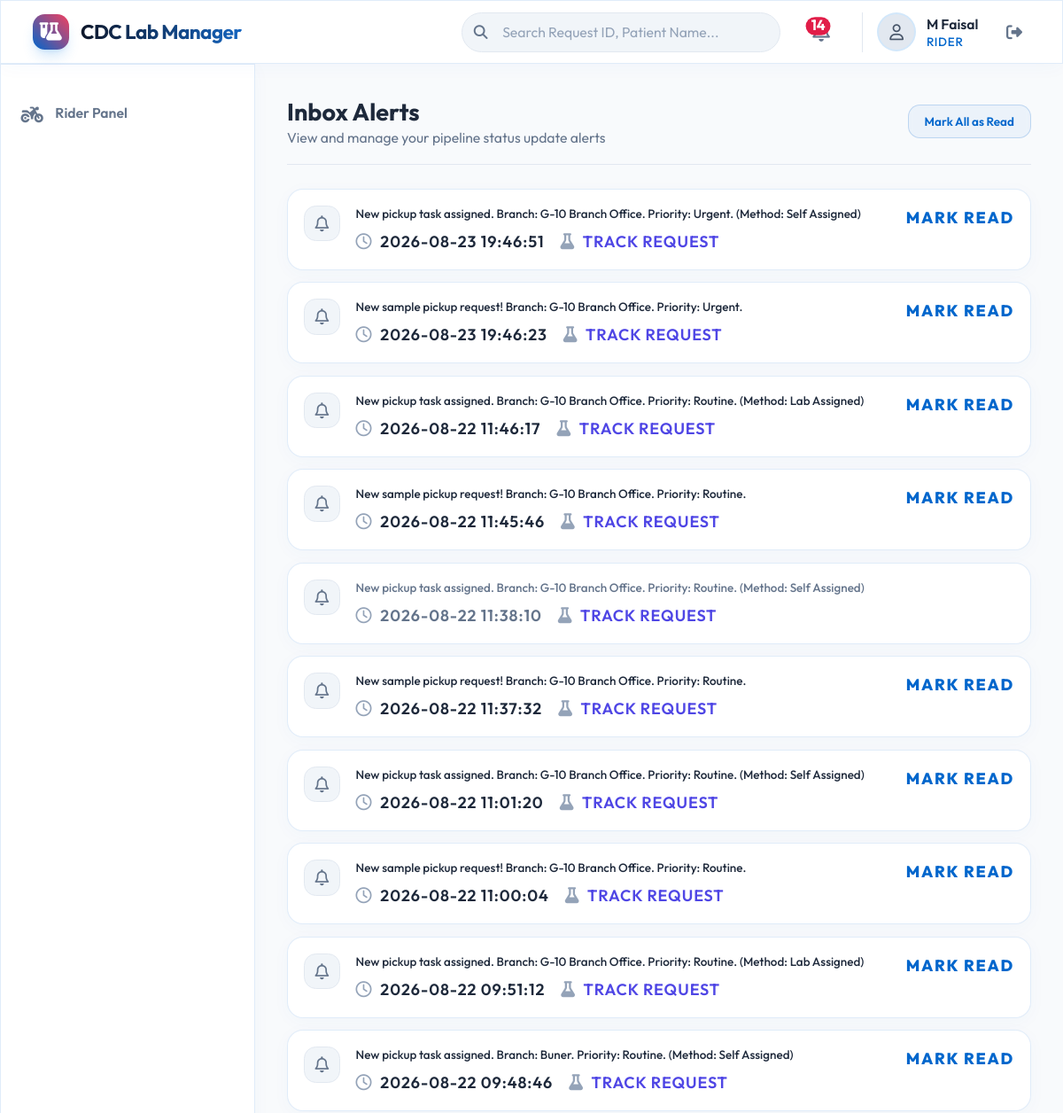
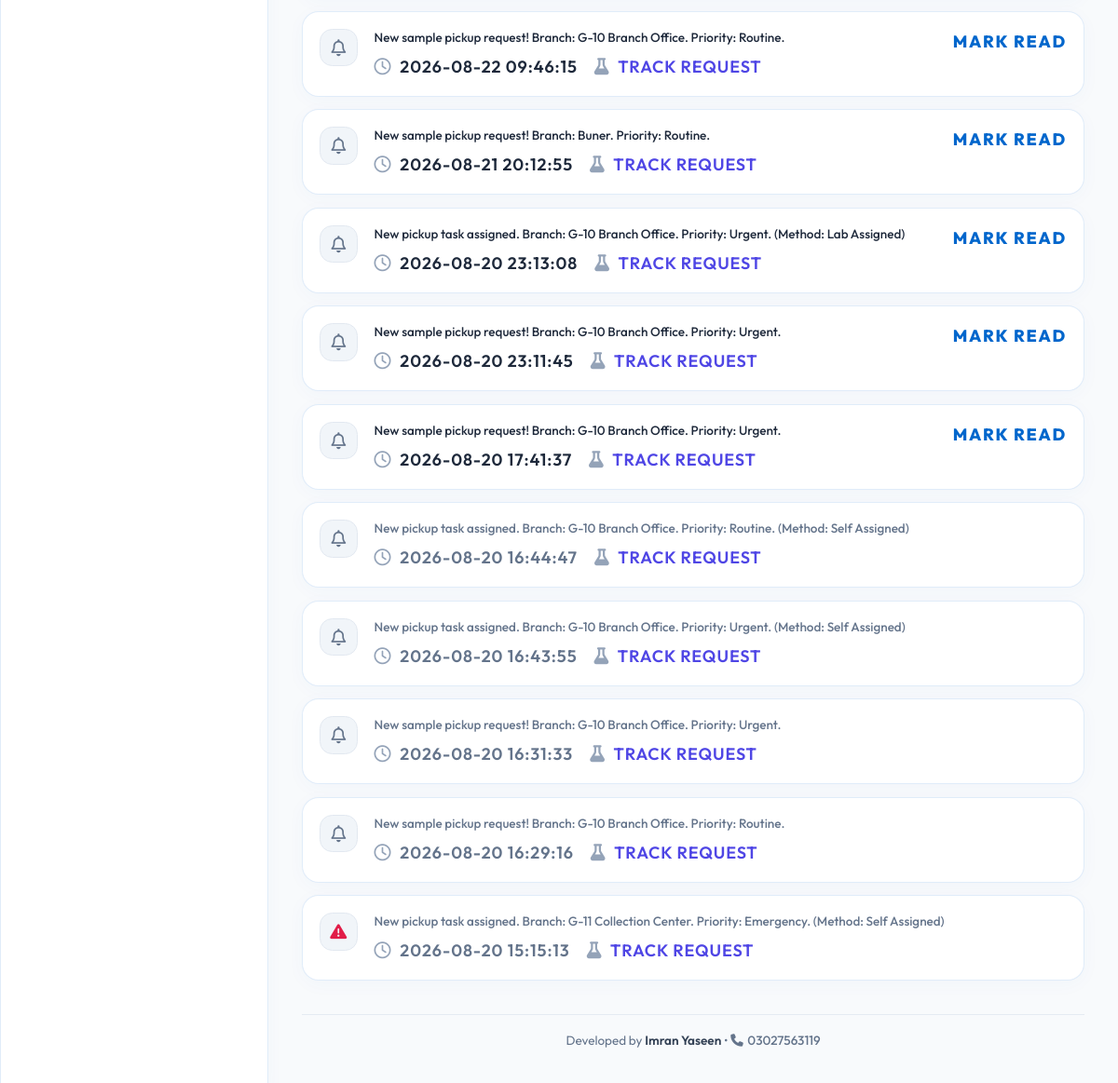
Page /notifications (signed in) on the committed database (2 pictures, top to bottom).
### app/models.py (models this page shows, shortened)
class User(UserMixin, db.Model):
    __tablename__ = 'users'
    id = db.Column(db.Integer, primary_key=True)
    employee_id = db.Column(db.String(50), unique=True, nullable=False)
    name = db.Column(db.String(100), nullable=False)
    username = db.Column(db.String(50), unique=True, nullable=False)
    password_hash = db.Column(db.String(255), nullable=False)
    phone = db.Column(db.String(20), nullable=True)
    email = db.Column(db.String(100), nullable=True)
    role = db.Column(db.String(50), nullable=False)  # ADMIN, MANAGER, SUPERVISOR, BRANCH_STAFF, RIDER, LAB_STAFF, VERIFIER
    branch_id = db.Column(db.Integer, db.ForeignKey('branches.id'), nullable=True)
    department_id = db.Column(db.Integer, db.ForeignKey('departments.id'), nullable=True)
    status = db.Column(db.Boolean, default=True)  # True = Active, False = Inactive
    joining_date = db.Column(db.Date, nullable=True)
    created_at = db.Column(db.DateTime, default=now_pkt)

class Notification(db.Model):
    __tablename__ = 'notifications'
    id = db.Column(db.Integer, primary_key=True)
    message = db.Column(db.String(255), nullable=False)
    user_id = db.Column(db.Integer, db.ForeignKey('users.id'), nullable=True)  # Targeted user
    assigned_role = db.Column(db.String(50), nullable=True)  # Broad role notifications (e.g. RIDER, LAB_STAFF)
    is_read = db.Column(db.Boolean, default=False)
    priority = db.Column(db.String(20), default='Routine')  # Routine, Emergency
    request_id = db.Column(db.String(50), db.ForeignKey('sample_requests.id'), nullable=True)
    created_at = db.Column(db.DateTime, default=now_pkt)
    user = db.relationship('User', backref='notifications')
    request = db.relationship('SampleRequest', backref='notifications')

### app/routes/notifications.py (the view)
@notifications_bp.route('/notifications')
@login_required
def list_notifications():
    notifications_list = Notification.query.filter(
        (Notification.user_id == current_user.id) | (Notification.assigned_role == current_user.role)
    ).order_by(Notification.created_at.desc()).all()
    return render_template('notifications/list.html', notifications=notifications_list)

### app/templates/notifications/list.html (shortened to what this page needs)
{% extends "base.html" %}
{% block content %}
<div class="max-w-3xl mx-auto space-y-6">
    <div class="flex items-center justify-between border-b border-slate-200 pb-4">
        <div>
            <h1 class="text-2xl font-bold text-slate-800">Inbox Alerts</h1>
            <p class="text-sm text-slate-500">View and manage your pipeline status update alerts</p>
        </div>
        <form action="{{ url_for('notifications.mark_all_read') }}" method="POST">
            <button type="submit" class="glass-btn px-4 py-2 rounded-xl text-xs font-semibold">
                Mark All as Read
            </button>
        </form>
    </div>
    <div class="space-y-3">
        {% for notif in notifications %}
        <div id="notif-row-{{ notif.id }}"
             class="glass-panel rounded-2xl p-4 flex items-start gap-x-4 border-l-4 transition
             {% if notif.is_read %}border-slate-300 bg-slate-50 text-slate-500{% else %}border-brand-500 bg-white text-slate-800 shadow-sm border border-slate-200/80{% endif %}">
            <div class="h-9 w-9 rounded-xl bg-slate-100 border border-slate-200 flex items-center justify-center shrink-0">
                {% if notif.priority == 'Emergency' %}
                <i class="fa-solid fa-triangle-exclamation text-rose-600 animate-pulse"></i>
                {% else %}
                <i class="fa-regular fa-bell text-slate-500"></i>
                {% endif %}
            </div>
            <div class="flex-1 min-w-0">
                <p class="text-xs font-medium">{{ notif.message }}</p>
                <div class="mt-2 flex items-center gap-x-4 text-3xs text-slate-550 font-semibold uppercase tracking-wider">
                    <span><i class="fa-regular fa-clock mr-1 text-slate-400"></i> {{ notif.created_at.strftime('%Y-%m-%d %H:%M:%S') }}</span>
                    {% if notif.request_id %}
                    <a href="{{ url_for('workflow.detail', request_id=notif.request_id) }}" class="text-indigo-600 hover:text-indigo-800 hover:underline">
                        <i class="fa-solid fa-flask mr-1 text-slate-400"></i> Track request
                    </a>
                    {% endif %}
                </div>
            </div>
            {% if not notif.is_read %}
            <button onclick="markRowRead('{{ notif.id }}')" class="text-3xs font-extrabold uppercase tracking-widest text-brand-600 hover:text-brand-700 shrink-0">
                Mark Read
            </button>
            {% endif %}
        </div>
        {% else %}
        <div class="glass-panel rounded-2xl p-8 text-center text-slate-500 font-medium">
            You do not have any system notifications.
        </div>
        {% endfor %}
    </div>
</div>
{% endblock %}

### app/templates/base.html (shortened to what this page needs)
<!DOCTYPE html>
<html lang="en" class="h-full bg-slate-50 text-slate-800">
<head>
    <link rel="stylesheet" href="https://cdnjs.cloudflare.com/ajax/libs/font-awesome/6.4.0/css/all.min.css">
    <script src="https://cdn.tailwindcss.com"></script>
    <link rel="stylesheet" href="https://unpkg.com/leaflet@1.9.4/dist/leaflet.css"
 />
    <link rel="stylesheet" href="{{ url_for('static', filename='css/style.css') }}">
</head>
<body class="h-full flex flex-col font-sans overflow-hidden bg-slate-50 text-slate-800">
    <header
        class="glass-panel sticky top-0 z-40 flex h-16 shrink-0 items-center gap-x-4 border-b border-slate-200 px-4 shadow-sm sm:gap-x-6 sm:px-6 lg:px-8">
        <div class="flex items-center gap-x-3">
            <div
                class="h-9 w-9 rounded-xl bg-gradient-to-tr from-brand-600 to-rose-500 flex items-center justify-center shadow-lg shadow-brand-500/20">
                <i class="fa-solid fa-flask-vial text-white text-lg"></i>
            </div>
            <span
                class="text-xl font-bold tracking-tight bg-gradient-to-r from-slate-900 to-brand-700 bg-clip-text text-transparent">CDC
                Lab Manager</span>
        </div>
        <div class="flex flex-1 gap-x-4 self-stretch lg:gap-x-6 justify-end items-center">
            {% if current_user.is_authenticated %}
            <form action="{{ url_for('workflow.search') }}" method="GET" class="relative hidden sm:flex w-64 md:w-80">
                <i
                    class="fa-solid fa-magnifying-glass absolute left-3 top-1/2 -translate-y-1/2 text-slate-500 text-sm"></i>
                <input id="search-field"
                    class="block h-10 w-full rounded-full bg-slate-100 border border-slate-200 pl-10 pr-4 text-slate-800 placeholder:text-slate-400 focus:border-brand-500 focus:ring-1 focus:ring-brand-500 text-sm focus:outline-none transition-all"
                    placeholder="Search Request ID, Patient Name..." type="search" name="query"
                    value="{{ request.args.get('query', '') }}">
            </form>
            {% endif %}
            <div class="flex items-center gap-x-4 lg:gap-x-6">
                {% if current_user.is_authenticated %}
                <a href="{{ url_for('notifications.list_notifications') }}"
                    class="relative rounded-full p-2 text-slate-500 hover:text-brand-600 focus:outline-none transition"
                    id="notification-bell">
                    <span id="notif-count-badge"
                        class="absolute top-1.5 right-1.5 inline-flex items-center justify-center px-1.5 py-0.5 text-2xs font-bold leading-none text-white bg-rose-600 rounded-full scale-90 {% if unread_notifications_count == 0 %}hidden{% endif %}">
                        {{ unread_notifications_count }}
                    </span>
                </a>
                <div class="relative flex items-center gap-x-3 pl-4 border-l border-slate-200">
                    <a href="{{ url_for('auth.profile') }}" class="flex items-center gap-x-3">
                        <div
                            class="h-9 w-9 rounded-full bg-slate-200 flex items-center justify-center ring-2 ring-brand-500/20">
                            <i class="fa-regular fa-user text-slate-600"></i>
                        </div>
                        <div class="hidden md:block text-left">
                            <span class="block text-sm font-semibold text-slate-800">{{ current_user.name }}</span>
                            <span class="block text-xs text-brand-600 font-medium uppercase tracking-wider">{{
                                current_user.role.replace('_', ' ') }}</span>
                        </div>
                    </a>
                    <a href="{{ url_for('auth.logout') }}"
                        class="ml-2 text-slate-500 hover:text-rose-500 p-2 rounded-full hover:bg-slate-200/50 transition"
                        title="Log Out">
                        <i class="fa-solid fa-right-from-bracket"></i>
                    </a>
                </div>
                {% else %}
                <a href="{{ url_for('auth.login') }}"
                    class="text-sm font-semibold text-brand-600 hover:text-brand-500 transition">Log In</a>
                {% endif %}
            </div>
        </div>
    </header>
    <div class="flex flex-1 overflow-hidden">
        {% if current_user.is_authenticated %}
        <nav class="hidden md:flex md:w-64 md:flex-col glass-panel border-r border-slate-200">
            <div class="flex flex-col flex-1 gap-y-4 px-4 py-6 overflow-y-auto">
                <ul role="list" class="flex flex-1 flex-col gap-y-7">
                    <li>
                        <ul role="list" class="-mx-2 space-y-1">
                            {% if current_user.role in ['RIDER', 'ADMIN', 'SUPERVISOR'] %}
                            <li>
                                <a href="{{ url_for('rider.dashboard') }}"
                                    class="group flex gap-x-3 rounded-lg p-3 text-sm leading-6 font-semibold {% if request.blueprint == 'rider' %}bg-brand-600 text-white{% else %}text-slate-500 hover:text-brand-700 hover:bg-slate-100{% endif %} transition">
                                    <i class="fa-solid fa-motorcycle text-lg"></i>
                                    Rider Panel
                                </a>
                            </li>
                            {% endif %}
                        </ul>
                    </li>
                </ul>
            </div>
        </nav>
        {% endif %}
        <main class="flex-1 flex flex-col overflow-y-auto bg-slate-50 p-4 sm:p-6 lg:p-8">
            <div class="flex-1">
                {% block content %}{% endblock %}
            </div>
            <footer class="mt-8 border-t border-slate-200/80 pt-4 pb-2 text-center text-xs text-slate-500">
                <p>Developed by <span class="font-semibold text-slate-700">Imran Yaseen</span> &bull; <a href="tel:03027563119" class="hover:text-brand-600 font-medium transition-colors"><i class="fa-solid fa-phone text-2xs mr-1"></i>03027563119</a></p>
            </footer>
        </main>
    </div>
</body>
</html>

### app/static/css/style.css (style rules this page uses)
html { font-size: 17px; }
@media (min-width: 1024px) { html { font-size: 18px; } }
:root { --color-brand-50: #f0f7ff; --color-brand-100: #e0effe; --color-brand-200: #bde0fe; --color-brand-300: #90caf9; --color-brand-400: #42a5f5; --color-brand-500: #1e88e5; --color-brand-600: #0066cc; --color-brand-700: #1565c0; --color-brand-800: #0d47a1; --color-brand-900: #0a2540; --color-brand-950: #051b30; --color-bg: #f8fafc; --color-surface: rgba(255, 255, 255, 0.90); --color-surface-hover: rgba(255, 255, 255, 0.98); --color-border: rgba(0, 102, 204, 0.12); --color-border-hover: rgba(0, 102, 204, 0.24); --color-text-primary: #0f172a; --color-text-secondary: #334155; --color-text-muted: #64748b; --color-success: #059669; --color-success-bg: #ecfdf5; --color-success-border: #a7f3d0; --color-warning: #d97706; --color-warning-bg: #fffbeb; --color-warning-border: #fde68a; --color-danger: #dc2626; --color-danger-bg: #fff1f2; --color-danger-border: #fecdd3; --color-info: #2563eb; --color-info-bg: #eff6ff; --color-info-border: #bfdbfe; --color-pending: #4f46e5; --color-pending-bg: #eef2ff; --color-pending-border: #c7d2fe; }
body { background-color: var(--color-bg) !important; color: var(--color-text-secondary) !important; }
.glass-panel { background: var(--color-surface) !important; backdrop-filter: blur(16px); -webkit-backdrop-filter: blur(16px); border: 1px solid var(--color-border) !important; box-shadow: 0 4px 20px rgba(0, 102, 204, 0.03) !important; transition: all 0.2s ease-in-out; }
.glass-btn { background: rgba(0, 102, 204, 0.05) !important; border: 1px solid rgba(0, 102, 204, 0.2) !important; backdrop-filter: blur(4px); color: var(--color-brand-600) !important; font-weight: 600 !important; transition: all 0.2s ease-in-out; }

### rows in the picture
User: name "M Faisal", role.replace "RIDER"
Notification: priority "Routine" (drawn), message "New pickup task assigned. Branch: G-10 Branch Office. Priority: Urgent. (Method: Self Assigned)", created_at "2026-08-23 19:46:51"
Notification: priority "Routine" (drawn), message "New sample pickup request! Branch: G-10 Branch Office. Priority: Urgent.", created_at "2026-08-23 19:46:23"
Notification: priority "Routine" (drawn), message "New pickup task assigned. Branch: G-10 Branch Office. Priority: Routine. (Method: Lab Assigned)", created_at "2026-08-22 11:46:17"
Notification: priority "Routine" (drawn), message "New sample pickup request! Branch: G-10 Branch Office. Priority: Routine.", created_at "2026-08-22 11:45:46"
Notification: priority "Routine" (drawn), message "New pickup task assigned. Branch: G-10 Branch Office. Priority: Routine. (Method: Self Assigned)", created_at "2026-08-22 11:38:10"
Notification: priority "Routine" (drawn), message "New sample pickup request! Branch: G-10 Branch Office. Priority: Routine.", created_at "2026-08-22 11:37:32"
Notification: priority "Routine" (drawn), message "New pickup task assigned. Branch: G-10 Branch Office. Priority: Routine. (Method: Self Assigned)", created_at "2026-08-22 11:01:20"
Notification: priority "Routine" (drawn), message "New sample pickup request! Branch: G-10 Branch Office. Priority: Routine.", created_at "2026-08-22 11:00:04"
Notification: priority "Routine" (drawn), message "New pickup task assigned. Branch: G-10 Branch Office. Priority: Routine. (Method: Lab Assigned)", created_at "2026-08-22 09:51:12"
Notification: priority "Routine" (drawn), message "New pickup task assigned. Branch: Buner. Priority: Routine. (Method: Self Assigned)", created_at "2026-08-22 09:48:46"
Notification: priority "Routine" (drawn), message "New sample pickup request! Branch: G-10 Branch Office. Priority: Routine.", created_at "2026-08-22 09:46:15"
Notification: priority "Routine" (drawn), message "New sample pickup request! Branch: Buner. Priority: Routine.", created_at "2026-08-21 20:12:55"
Notification: priority "Routine" (drawn), message "New pickup task assigned. Branch: G-10 Branch Office. Priority: Urgent. (Method: Lab Assigned)", created_at "2026-08-20 23:13:08"
Notification: priority "Routine" (drawn), message "New sample pickup request! Branch: G-10 Branch Office. Priority: Urgent.", created_at "2026-08-20 23:11:45"
Notification: priority "Routine" (drawn), message "New sample pickup request! Branch: G-10 Branch Office. Priority: Urgent.", created_at "2026-08-20 17:41:37"
Notification: priority "Routine" (drawn), message "New pickup task assigned. Branch: G-10 Branch Office. Priority: Routine. (Method: Self Assigned)", created_at "2026-08-20 16:44:47"
Notification: priority "Routine" (drawn), message "New pickup task assigned. Branch: G-10 Branch Office. Priority: Urgent. (Method: Self Assigned)", created_at "2026-08-20 16:43:55"
Notification: priority "Routine" (drawn), message "New sample pickup request! Branch: G-10 Branch Office. Priority: Urgent.", created_at "2026-08-20 16:31:33"
Notification: priority "Routine" (drawn), message "New sample pickup request! Branch: G-10 Branch Office. Priority: Routine.", created_at "2026-08-20 16:29:16"
Notification: priority "Emergency" (drawn), message "New pickup task assigned. Branch: G-11 Collection Center. Priority: Emergency. (Method: Self Assigned)", created_at "2026-08-20 15:15:13"

### other values in the picture
{{ unread_notifications_count }} "14"
